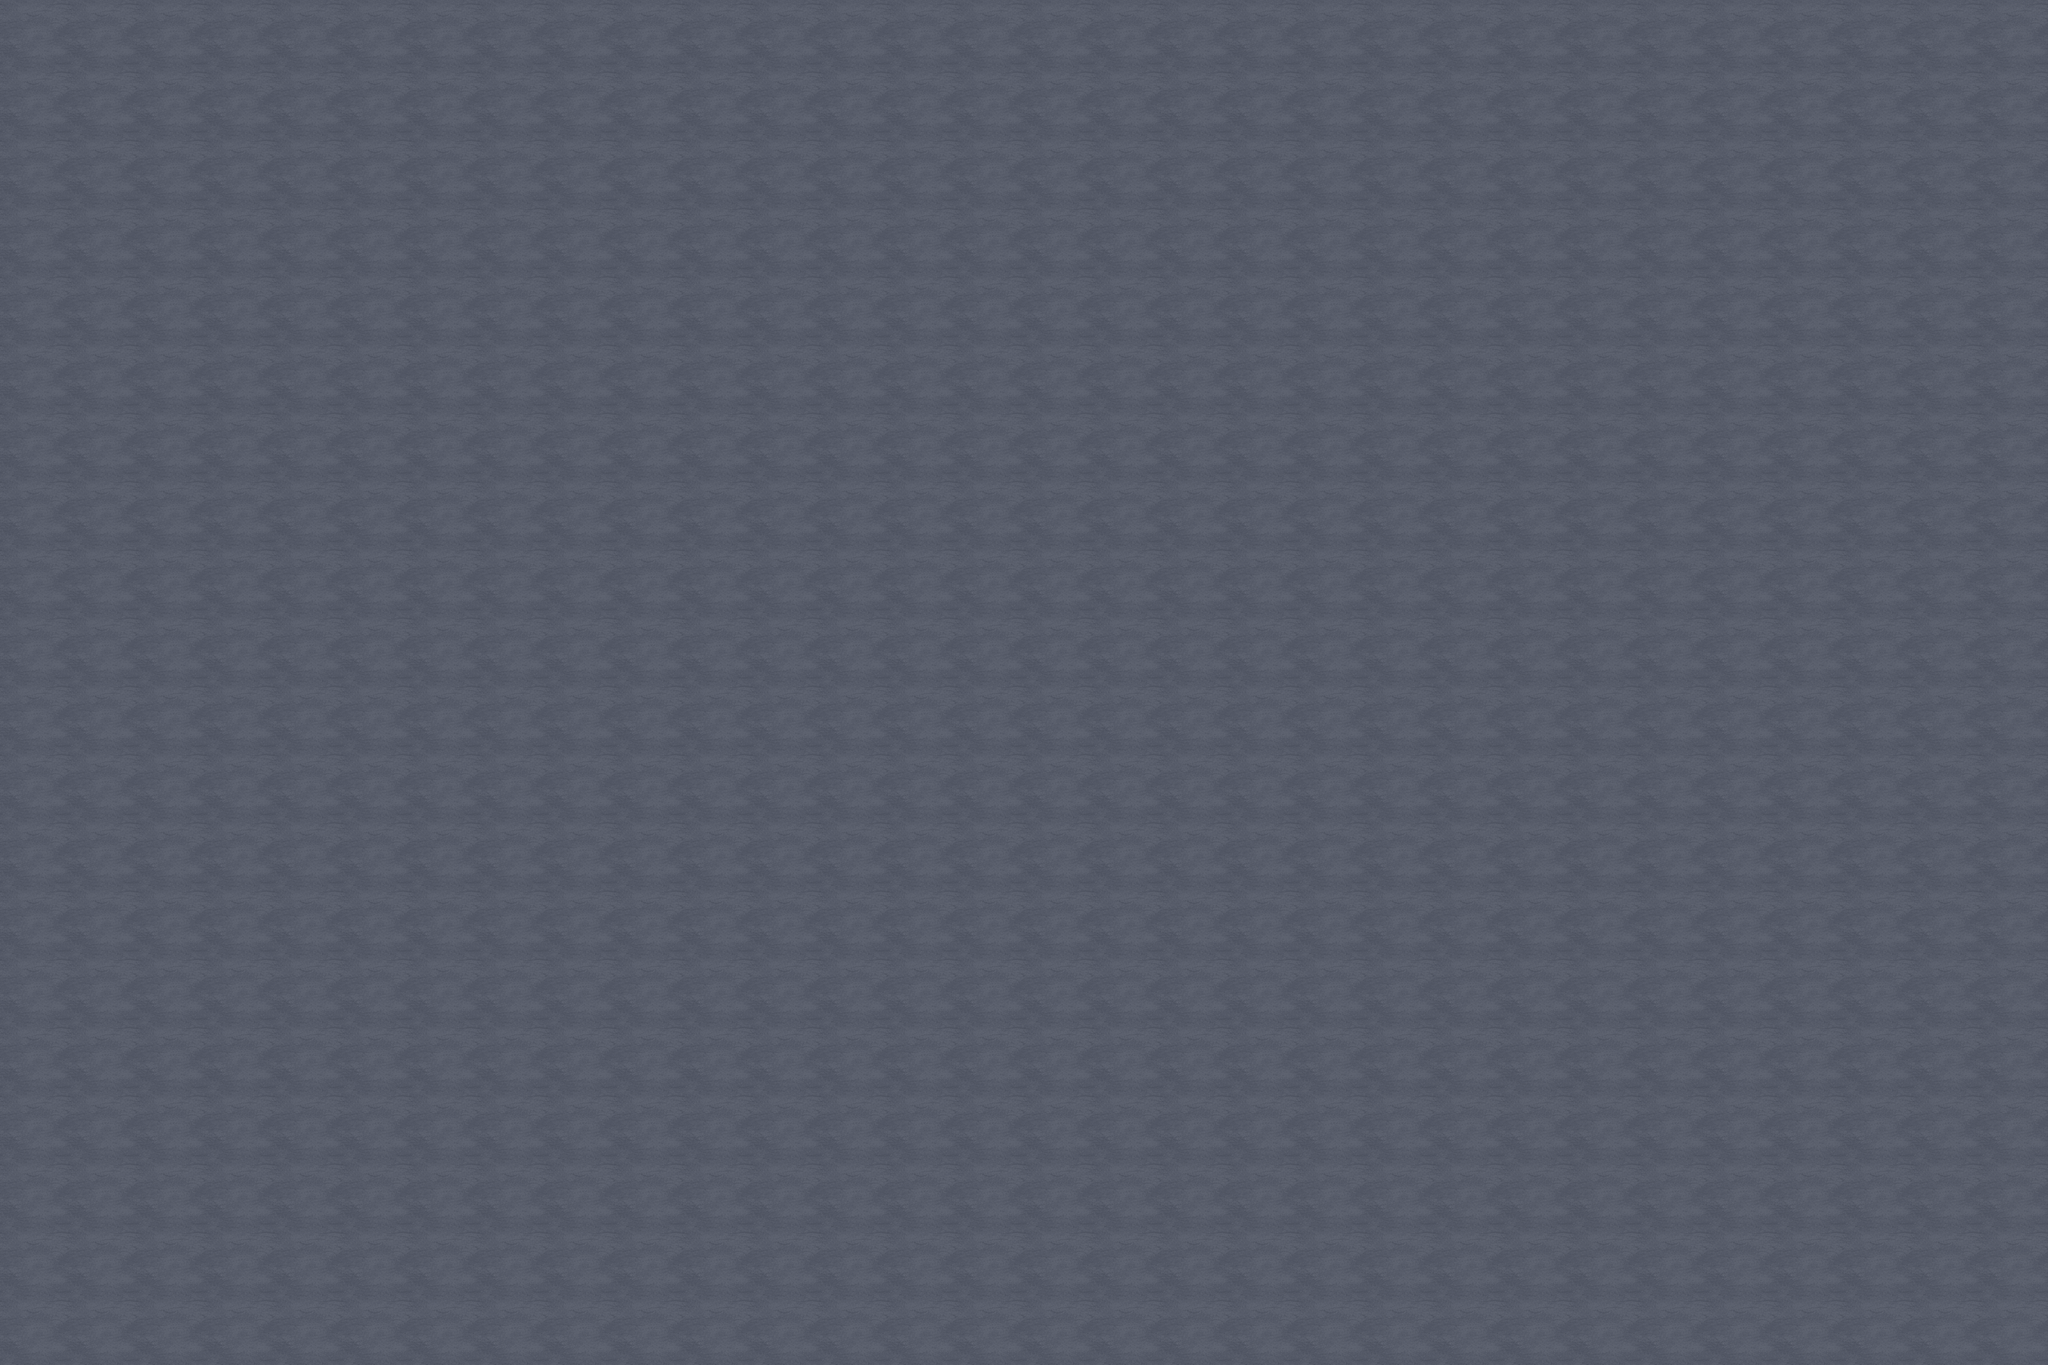

This is a level from a 2D game, rendered from its Tiled map with the project's own tilesets. A one-line summary and the complete map file follow:
An orthogonal 30x20 tile map with 250x250 px tiles, 1 tile layer (Capa de patrones 1).

<map version="1.10" tiledversion="1.11.2" orientation="orthogonal" renderorder="right-down" width="30" height="20" tilewidth="250" tileheight="250" infinite="0" nextlayerid="2" nextobjectid="1">
 <tileset firstgid="1" source="files/floor.tsx" />
 <layer id="1" name="Capa de patrones 1" width="30" height="20">
  <data encoding="csv">
1,1,1,1,1,1,1,1,1,1,1,1,1,1,1,1,1,1,1,1,1,1,1,1,1,1,1,1,1,1,
1,1,1,1,1,1,1,1,1,1,1,1,1,1,1,1,1,1,1,1,1,1,1,1,1,1,1,1,1,1,
1,1,1,1,1,1,1,1,1,1,1,1,1,1,1,1,1,1,1,1,1,1,1,1,1,1,1,1,1,1,
1,1,1,1,1,1,1,1,1,1,1,1,1,1,1,1,1,1,1,1,1,1,1,1,1,1,1,1,1,1,
1,1,1,1,1,1,1,1,1,1,1,1,1,1,1,1,1,1,1,1,1,1,1,1,1,1,1,1,1,1,
1,1,1,1,1,1,1,1,1,1,1,1,1,1,1,1,1,1,1,1,1,1,1,1,1,1,1,1,1,1,
1,1,1,1,1,1,1,1,1,1,1,1,1,1,1,1,1,1,1,1,1,1,1,1,1,1,1,1,1,1,
1,1,1,1,1,1,1,1,1,1,1,1,1,1,1,1,1,1,1,1,1,1,1,1,1,1,1,1,1,1,
1,1,1,1,1,1,1,1,1,1,1,1,1,1,1,1,1,1,1,1,1,1,1,1,1,1,1,1,1,1,
1,1,1,1,1,1,1,1,1,1,1,1,1,1,1,1,1,1,1,1,1,1,1,1,1,1,1,1,1,1,
1,1,1,1,1,1,1,1,1,1,1,1,1,1,1,1,1,1,1,1,1,1,1,1,1,1,1,1,1,1,
1,1,1,1,1,1,1,1,1,1,1,1,1,1,1,1,1,1,1,1,1,1,1,1,1,1,1,1,1,1,
1,1,1,1,1,1,1,1,1,1,1,1,1,1,1,1,1,1,1,1,1,1,1,1,1,1,1,1,1,1,
1,1,1,1,1,1,1,1,1,1,1,1,1,1,1,1,1,1,1,1,1,1,1,1,1,1,1,1,1,1,
1,1,1,1,1,1,1,1,1,1,1,1,1,1,1,1,1,1,1,1,1,1,1,1,1,1,1,1,1,1,
1,1,1,1,1,1,1,1,1,1,1,1,1,1,1,1,1,1,1,1,1,1,1,1,1,1,1,1,1,1,
1,1,1,1,1,1,1,1,1,1,1,1,1,1,1,1,1,1,1,1,1,1,1,1,1,1,1,1,1,1,
1,1,1,1,1,1,1,1,1,1,1,1,1,1,1,1,1,1,1,1,1,1,1,1,1,1,1,1,1,1,
1,1,1,1,1,1,1,1,1,1,1,1,1,1,1,1,1,1,1,1,1,1,1,1,1,1,1,1,1,1,
1,1,1,1,1,1,1,1,1,1,1,1,1,1,1,1,1,1,1,1,1,1,1,1,1,1,1,1,1,1
</data>
 </layer>
</map>